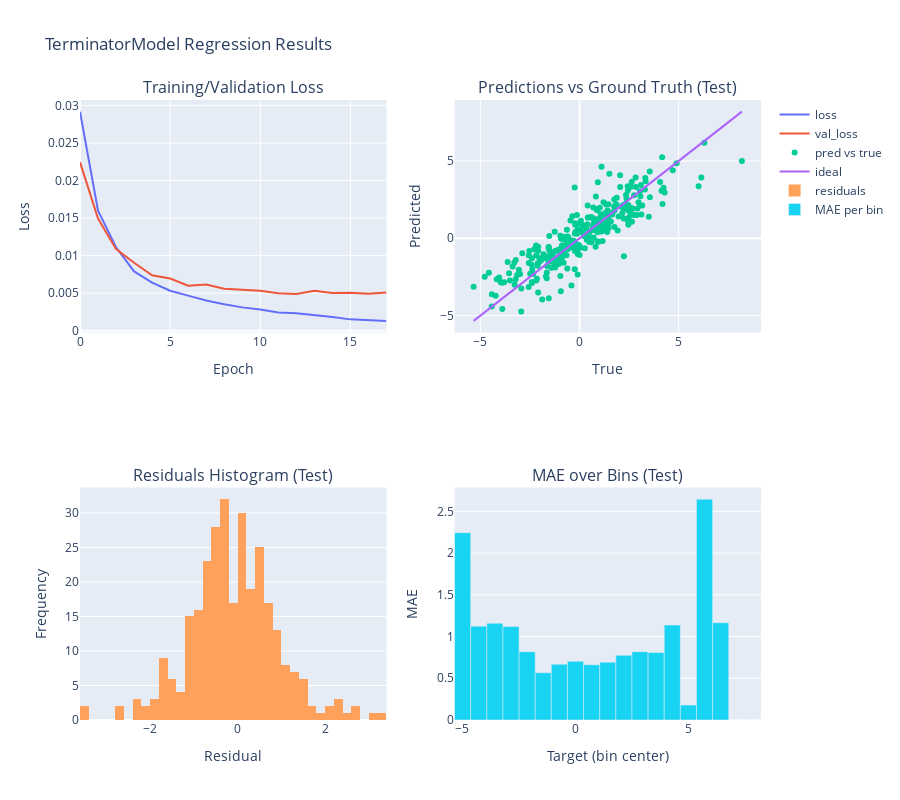

The cell this chart's notebook holds for it:
### Markdown cell above
## 5. Visualizations

We will plot training curves, predictions vs. ground truth, and residuals.

### Code cell
print("📊 Creating visualizations...")

# Loss curves
hist_loss = history.history.get("loss", [])
hist_val_loss = history.history.get("val_loss", [])

# Unscale predictions for better visualization (convert back from [0,1] range)
# Recalculate scaling parameters from the original data
y_test_raw = y_test * (y_raw.max() - y_raw.min()) + y_raw.min()
y_pred_test_raw = y_pred_test * (y_raw.max() - y_raw.min()) + y_raw.min()

# Residuals (test, unscaled)
residuals = (y_test_raw - y_pred_test_raw)

fig = make_subplots(
    rows=2, cols=2,
    subplot_titles=(
        "Training/Validation Loss",
        "Predictions vs Ground Truth (Test)",
        "Residuals Histogram (Test)",
        "MAE over Bins (Test)"
    ),
    specs=[[{"type": "scatter"}, {"type": "scatter"}],
           [{"type": "histogram"}, {"type": "bar"}]]
)

# Plot 1: Loss curves
fig.add_scatter(y=hist_loss, mode="lines", name="loss", row=1, col=1)
fig.add_scatter(y=hist_val_loss, mode="lines", name="val_loss", row=1, col=1)

# Plot 2: Predictions vs truth (unscaled)
idx = np.random.choice(len(y_test_raw), size=min(400, len(y_test_raw)), replace=False)
fig.add_scatter(
    x=y_test_raw[idx], y=y_pred_test_raw[idx], mode="markers", name="pred vs true",
    row=1, col=2
)
# Reference line (unscaled)
min_v = float(min(y_test_raw.min(), y_pred_test_raw.min()))
max_v = float(max(y_test_raw.max(), y_pred_test_raw.max()))
fig.add_scatter(x=[min_v, max_v], y=[min_v, max_v], mode="lines", name="ideal", row=1, col=2)

# Plot 3: Residuals histogram
fig.add_histogram(x=residuals, nbinsx=40, name="residuals", row=2, col=1)

# Plot 4: MAE over bins
bins = np.linspace(min_v, max_v, 20)
bin_indices = np.digitize(y_test_raw, bins)
mae_per_bin = []
centers = []
for b in range(1, len(bins)):
    mask = bin_indices == b
    if np.any(mask):
        mae_per_bin.append(np.mean(np.abs(y_test_raw[mask] - y_pred_test_raw[mask])))
        centers.append((bins[b] + bins[b-1]) / 2)
    else:
        mae_per_bin.append(0.0)
        centers.append((bins[b] + bins[b-1]) / 2)

fig.add_bar(x=centers, y=mae_per_bin, name="MAE per bin", row=2, col=2)

fig.update_layout(height=800, title_text="TerminatorModel Regression Results", showlegend=True)
fig.update_xaxes(title_text="Epoch", row=1, col=1)
fig.update_yaxes(title_text="Loss", row=1, col=1)
fig.update_xaxes(title_text="True", row=1, col=2)
fig.update_yaxes(title_text="Predicted", row=1, col=2)
fig.update_xaxes(title_text="Residual", row=2, col=1)
fig.update_yaxes(title_text="Frequency", row=2, col=1)
fig.update_xaxes(title_text="Target (bin center)", row=2, col=2)
fig.update_yaxes(title_text="MAE", row=2, col=2)

fig.show()
print("✅ Visualizations created successfully!")

### Figure 1 — Plotly figure (JSON) as saved in the notebook; plotly's stock layout.template omitted (floating-point values rounded to 4 significant figures; data arrays with more than 128 entries replaced by an {"elided": "..."} marker saying what was removed)
{"data": [{"mode": "lines", "name": "loss", "type": "scatter", "xaxis": "x", "y": [0.02919, 0.01598, 0.01112, 0.007898, 0.006412, 0.005325, 0.004674, 0.004019, 0.003515, 0.00311, 0.002841, 0.002441, 0.00234, 0.00211, 0.001831, 0.001512, 0.001396, 0.001311], "yaxis": "y"}, {"mode": "lines", "name": "val_loss", "type": "scatter", "xaxis": "x", "y": [0.02246, 0.01495, 0.01087, 0.009054, 0.007387, 0.006958, 0.005988, 0.006165, 0.005593, 0.005488, 0.00531, 0.004984, 0.004899, 0.005307, 0.005016, 0.005063, 0.004911, 0.005089], "yaxis": "y"}, {"mode": "markers", "name": "pred vs true", "type": "scatter", "x": {"elided": "300 float values"}, "xaxis": "x2", "y": {"elided": "300 float values"}, "yaxis": "y2"}, {"mode": "lines", "name": "ideal", "type": "scatter", "x": [-5.344, 8.195], "xaxis": "x2", "y": [-5.344, 8.195], "yaxis": "y2"}, {"name": "residuals", "nbinsx": 40, "type": "histogram", "x": {"elided": "300 float values"}, "xaxis": "x3", "yaxis": "y3"}, {"name": "MAE per bin", "type": "bar", "x": [-4.988, -4.275, -3.563, -2.85, -2.137, -1.425, -0.7123, 0.0002848, 0.7129, 1.425, 2.138, 2.851, 3.563, 4.276, 4.988, 5.701, 6.414, 7.126, 7.839], "xaxis": "x4", "y": [2.245, 1.124, 1.16, 1.12, 0.819, 0.5657, 0.668, 0.7028, 0.6619, 0.6931, 0.775, 0.819, 0.8084, 1.138, 0.1795, 2.647, 1.166, 0, 0], "yaxis": "y4"}], "layout": {"annotations": [{"font": {"size": 16}, "showarrow": false, "text": "Training/Validation Loss", "x": 0.225, "xanchor": "center", "xref": "paper", "y": 1, "yanchor": "bottom", "yref": "paper"}, {"font": {"size": 16}, "showarrow": false, "text": "Predictions vs Ground Truth (Test)", "x": 0.775, "xanchor": "center", "xref": "paper", "y": 1, "yanchor": "bottom", "yref": "paper"}, {"font": {"size": 16}, "showarrow": false, "text": "Residuals Histogram (Test)", "x": 0.225, "xanchor": "center", "xref": "paper", "y": 0.375, "yanchor": "bottom", "yref": "paper"}, {"font": {"size": 16}, "showarrow": false, "text": "MAE over Bins (Test)", "x": 0.775, "xanchor": "center", "xref": "paper", "y": 0.375, "yanchor": "bottom", "yref": "paper"}], "height": 800, "showlegend": true, "title": {"text": "TerminatorModel Regression Results"}, "xaxis": {"anchor": "y", "domain": [0, 0.45], "title": {"text": "Epoch"}}, "xaxis2": {"anchor": "y2", "domain": [0.55, 1], "title": {"text": "True"}}, "xaxis3": {"anchor": "y3", "domain": [0, 0.45], "title": {"text": "Residual"}}, "xaxis4": {"anchor": "y4", "domain": [0.55, 1], "title": {"text": "Target (bin center)"}}, "yaxis": {"anchor": "x", "domain": [0.625, 1], "title": {"text": "Loss"}}, "yaxis2": {"anchor": "x2", "domain": [0.625, 1], "title": {"text": "Predicted"}}, "yaxis3": {"anchor": "x3", "domain": [0, 0.375], "title": {"text": "Frequency"}}, "yaxis4": {"anchor": "x4", "domain": [0, 0.375], "title": {"text": "MAE"}}}}
